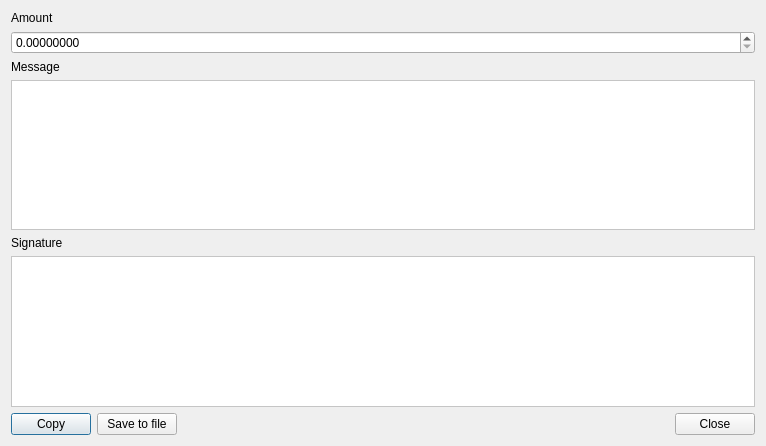
<?xml version="1.0" encoding="UTF-8"?>
<ui version="4.0">
 <class>GetBalanceProofDialog</class>
 <widget class="QDialog" name="GetBalanceProofDialog">
  <property name="geometry">
   <rect>
    <x>0</x>
    <y>0</y>
    <width>766</width>
    <height>446</height>
   </rect>
  </property>
  <property name="minimumSize">
   <size>
    <width>600</width>
    <height>150</height>
   </size>
  </property>
  <property name="maximumSize">
   <size>
    <width>16777215</width>
    <height>16777215</height>
   </size>
  </property>
  <property name="windowTitle">
   <string>Get proof of balance</string>
  </property>
  <property name="windowIcon">
   <iconset resource="../../resources.qrc">
    <normaloff>:/images/cryptonote</normaloff>:/images/cryptonote</iconset>
  </property>
  <layout class="QGridLayout" name="gridLayout">
   <item row="1" column="0">
    <widget class="QDoubleSpinBox" name="m_amountSpin">
     <property name="locale">
      <locale language="English" country="UnitedStates"/>
     </property>
     <property name="decimals">
      <number>8</number>
     </property>
     <property name="minimum">
      <double>0.00000000</double>
     </property>
     <property name="maximum">
      <double>999999999999.00000000</double>
     </property>
     <property name="value">
      <double>0.00000000</double>
     </property>
    </widget>
   </item>
   <item row="4" column="0">
    <widget class="QLabel" name="label_3">
     <property name="text">
      <string>Signature</string>
     </property>
    </widget>
   </item>
   <item row="2" column="0">
    <widget class="QLabel" name="label_2">
     <property name="text">
      <string>Message</string>
     </property>
    </widget>
   </item>
   <item row="3" column="0">
    <widget class="QTextEdit" name="m_messageEdit">
     <property name="sizePolicy">
      <sizepolicy hsizetype="Expanding" vsizetype="MinimumExpanding">
       <horstretch>0</horstretch>
       <verstretch>0</verstretch>
      </sizepolicy>
     </property>
     <property name="minimumSize">
      <size>
       <width>0</width>
       <height>100</height>
      </size>
     </property>
     <property name="baseSize">
      <size>
       <width>0</width>
       <height>0</height>
      </size>
     </property>
     <property name="styleSheet">
      <string notr="true">background-color: white;</string>
     </property>
    </widget>
   </item>
   <item row="5" column="0">
    <widget class="QTextEdit" name="m_signatureEdit">
     <property name="sizePolicy">
      <sizepolicy hsizetype="Expanding" vsizetype="Preferred">
       <horstretch>0</horstretch>
       <verstretch>0</verstretch>
      </sizepolicy>
     </property>
     <property name="minimumSize">
      <size>
       <width>0</width>
       <height>25</height>
      </size>
     </property>
     <property name="baseSize">
      <size>
       <width>0</width>
       <height>0</height>
      </size>
     </property>
     <property name="styleSheet">
      <string notr="true">background-color: white;</string>
     </property>
     <property name="readOnly">
      <bool>true</bool>
     </property>
    </widget>
   </item>
   <item row="6" column="0">
    <layout class="QHBoxLayout" name="m_proofHorizontalLayout">
     <item>
      <widget class="QPushButton" name="m_copyProofButton">
       <property name="text">
        <string>Copy</string>
       </property>
      </widget>
     </item>
     <item>
      <widget class="QPushButton" name="m_saveProofButton">
       <property name="text">
        <string>Save to file</string>
       </property>
      </widget>
     </item>
     <item>
      <spacer name="horizontalSpacer">
       <property name="orientation">
        <enum>Qt::Horizontal</enum>
       </property>
       <property name="sizeHint" stdset="0">
        <size>
         <width>40</width>
         <height>20</height>
        </size>
       </property>
      </spacer>
     </item>
     <item>
      <widget class="QPushButton" name="m_proofCloseButton">
       <property name="text">
        <string>Close</string>
       </property>
      </widget>
     </item>
    </layout>
   </item>
   <item row="0" column="0">
    <widget class="QLabel" name="label">
     <property name="text">
      <string>Amount</string>
     </property>
    </widget>
   </item>
  </layout>
 </widget>
 <resources>
  <include location="../../resources.qrc"/>
 </resources>
 <connections>
  <connection>
   <sender>m_proofCloseButton</sender>
   <signal>clicked()</signal>
   <receiver>GetBalanceProofDialog</receiver>
   <slot>accept()</slot>
   <hints>
    <hint type="sourcelabel">
     <x>622</x>
     <y>274</y>
    </hint>
    <hint type="destinationlabel">
     <x>333</x>
     <y>149</y>
    </hint>
   </hints>
  </connection>
  <connection>
   <sender>m_messageEdit</sender>
   <signal>textChanged()</signal>
   <receiver>GetBalanceProofDialog</receiver>
   <slot>genProof()</slot>
   <hints>
    <hint type="sourcelabel">
     <x>312</x>
     <y>102</y>
    </hint>
    <hint type="destinationlabel">
     <x>312</x>
     <y>164</y>
    </hint>
   </hints>
  </connection>
  <connection>
   <sender>m_amountSpin</sender>
   <signal>valueChanged(double)</signal>
   <receiver>GetBalanceProofDialog</receiver>
   <slot>genProof()</slot>
   <hints>
    <hint type="sourcelabel">
     <x>382</x>
     <y>37</y>
    </hint>
    <hint type="destinationlabel">
     <x>382</x>
     <y>222</y>
    </hint>
   </hints>
  </connection>
  <connection>
   <sender>m_copyProofButton</sender>
   <signal>clicked()</signal>
   <receiver>GetBalanceProofDialog</receiver>
   <slot>copyProof()</slot>
   <hints>
    <hint type="sourcelabel">
     <x>55</x>
     <y>424</y>
    </hint>
    <hint type="destinationlabel">
     <x>382</x>
     <y>222</y>
    </hint>
   </hints>
  </connection>
  <connection>
   <sender>m_saveProofButton</sender>
   <signal>clicked()</signal>
   <receiver>GetBalanceProofDialog</receiver>
   <slot>saveProof()</slot>
   <hints>
    <hint type="sourcelabel">
     <x>145</x>
     <y>424</y>
    </hint>
    <hint type="destinationlabel">
     <x>382</x>
     <y>222</y>
    </hint>
   </hints>
  </connection>
 </connections>
</ui>
